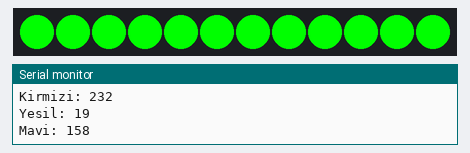
A sketch run on a simulated Arduino Uno, built with avr-gcc and run on an emulated ATmega328P. On the bench: 12 RGB LEDs in strip order, left to right, the last lines printed to the serial monitor. Dim RGB values are drawn brighter than linear; random numbers use the default seed unless the sketch sets one.

Above: at 3.4 s.
At 10.9 s:
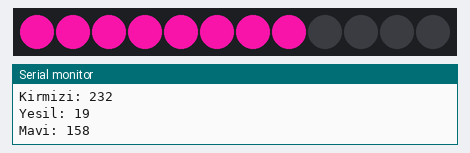
At 12.9 s:
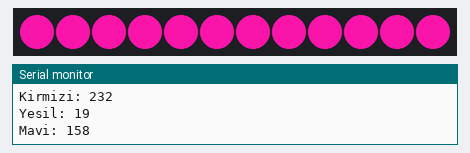
At 18.2 s:
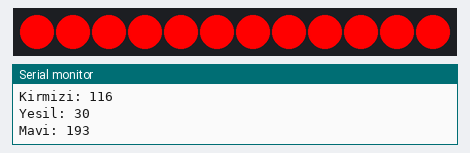
At 25.2 s:
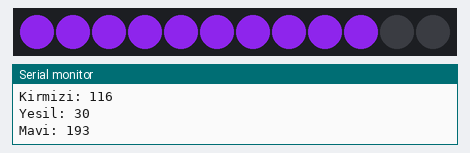
At 32.5 s:
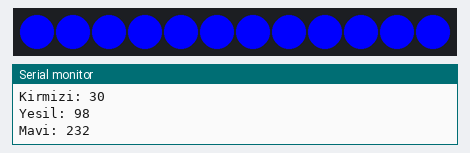

Measured:
- what the display in image 0 shows lasts 1.0 s, from 3.3 s to 4.3 s
- what the display in image 1 shows lasts 0.5 s, from 10.8 s to 11.3 s

The sketch:

neopixel.ino
```cpp
#include <Adafruit_NeoPixel.h>

#define pin 2

#define pikselsayisi 12

// rastgele renk secerken renklerin sabit olması için değişkenler

int kirmizi = 0;
int yesil = 0;
int mavi = 0;

Adafruit_NeoPixel piksel = Adafruit_NeoPixel(pikselsayisi, pin, NEO_GRB + NEO_KHZ800);

void setup() {
  piksel.begin();
  Serial.begin(9600);
}

void loop() {
      renkler();
  // Birer birer rastgele yansın
  for(int i=0;i<12;i++){
    piksel.setPixelColor(i, random(255), random(255), random(255));
    piksel.show();
    delay(150);
  }
  piksel.clear();

  // ikişer ikişer rastgele yansın
    for(int i=0;i<12;i+=2){
    piksel.setPixelColor(i, random(255), random(255), random(255));
    piksel.show();
    delay(150);
  }
  piksel.clear();

  // ücer ücer sadece mavi yansın
    for(int i=0;i<12;i+=3){
    piksel.setPixelColor(i, 0, 0, 255);
    piksel.show();
    delay(150);
  }

  piksel.clear();

  // hepsi birden yesil yansın
  for(byte i=0;i<13;i++)
  {
    piksel.setPixelColor(i, 0, 255, 0);
  }

  piksel.show();
  delay(1000);

  // hepsi birden sonsun
  piksel.clear();
  piksel.show();
  delay(500);


  // hepsi birden kırmızı yansın
  for(byte i=0;i<13;i++)
  {
    piksel.setPixelColor(i, 255, 0, 0);
  }
  piksel.show();
  delay(1000);

  // hepsi birden mavi yansın
  for(byte i=0;i<13;i++)
  {
    piksel.setPixelColor(i, 0, 0, 255);
  }
  piksel.show();
  delay(1000);


  // hepsi birden sonsun
  piksel.clear();
  piksel.show();
  delay(500);


  // tek tek yanarken rastgele tek renk çıkması
  for(int i=0;i<pikselsayisi;i++){


    piksel.setPixelColor(i, piksel.Color(kirmizi, yesil,mavi)); // Moderately bright green color.

    piksel.show();

    delay(500);
  }
}
void renkler(){

  kirmizi = random(0, 255);
  yesil = random(0,255);
  mavi = random(0, 255);
  Serial.print("Kirmizi: ");
  Serial.println(kirmizi);
  Serial.print("Yesil: ");
  Serial.println(yesil);
  Serial.print("Mavi: ");
  Serial.println(mavi);

}
```
